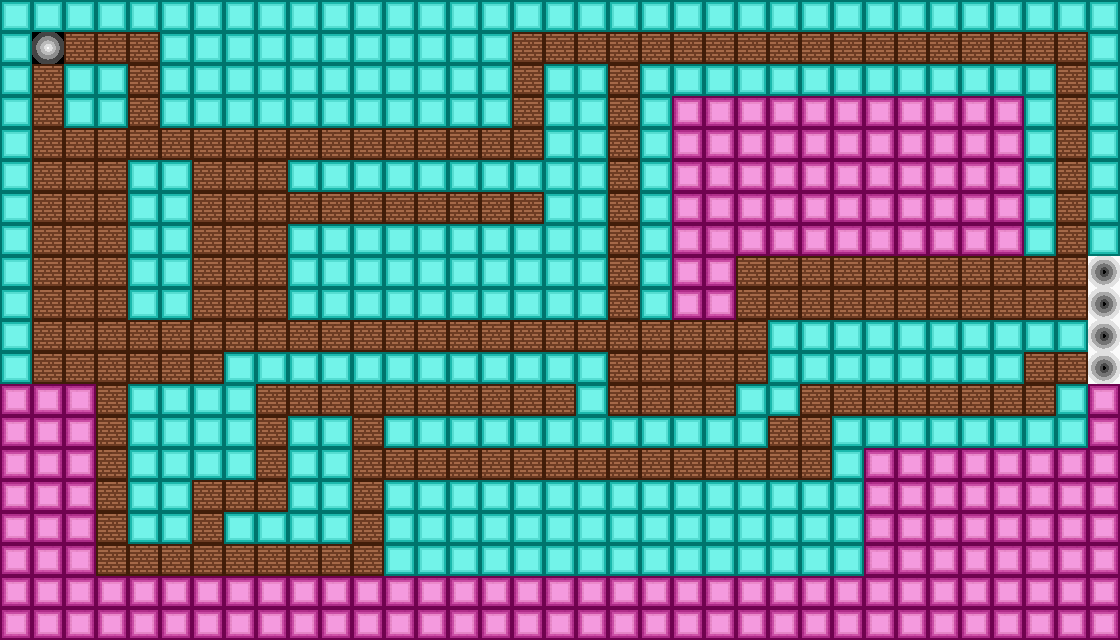

A level layout from a 2D game, rendered from its tile map. Below: a short description, then the map file with its tile-grid data intact:
An orthogonal 35x20 tile map with 32x32 px tiles, 4 tile layers (Bg, Char, Obj, Goal).

<map version="1.2" tiledversion="1.3.4" orientation="orthogonal" renderorder="right-down" width="35" height="20" tilewidth="32" tileheight="32" infinite="0" nextlayerid="6" nextobjectid="1">
 <tileset firstgid="1" source="Tile.tsx" />
 <layer id="1" name="Bg" width="35" height="20">
  <data encoding="csv">
3,3,3,3,3,3,3,3,3,3,3,3,3,3,3,3,3,3,3,3,3,3,3,3,3,3,3,3,3,3,3,3,3,3,3,
3,3,3,3,3,3,3,3,3,3,3,3,3,3,3,3,3,3,3,3,3,3,3,3,3,3,3,3,3,3,3,3,3,3,3,
3,3,3,3,3,3,3,3,3,3,3,3,3,3,3,3,3,3,3,3,3,3,3,3,3,3,3,3,3,3,3,3,3,3,3,
3,3,3,3,3,3,3,3,3,3,3,3,3,3,3,3,3,3,3,3,3,3,3,3,3,3,3,3,3,3,3,3,3,3,3,
3,3,3,3,3,3,3,3,3,3,3,3,3,3,3,3,3,3,3,3,3,3,3,3,3,3,3,3,3,3,3,3,3,3,3,
3,3,3,3,3,3,3,3,3,3,3,3,3,3,3,3,3,3,3,3,3,3,3,3,3,3,3,3,3,3,3,3,3,3,3,
3,3,3,3,3,3,3,3,3,3,3,3,3,3,3,3,3,3,3,3,3,3,3,3,3,3,3,3,3,3,3,3,3,3,3,
3,3,3,3,3,3,3,3,3,3,3,3,3,3,3,3,3,3,3,3,3,3,3,3,3,3,3,3,3,3,3,3,3,3,3,
3,3,3,3,3,3,3,3,3,3,3,3,3,3,3,3,3,3,3,3,3,3,3,3,3,3,3,3,3,3,3,3,3,3,3,
3,3,3,3,3,3,3,3,3,3,3,3,3,3,3,3,3,3,3,3,3,3,3,3,3,3,3,3,3,3,3,3,3,3,3,
3,3,3,3,3,3,3,3,3,3,3,3,3,3,3,3,3,3,3,3,3,3,3,3,3,3,3,3,3,3,3,3,3,3,3,
3,3,3,3,3,3,3,3,3,3,3,3,3,3,3,3,3,3,3,3,3,3,3,3,3,3,3,3,3,3,3,3,3,3,3,
3,3,3,3,3,3,3,3,3,3,3,3,3,3,3,3,3,3,3,3,3,3,3,3,3,3,3,3,3,3,3,3,3,3,3,
3,3,3,3,3,3,3,3,3,3,3,3,3,3,3,3,3,3,3,3,3,3,3,3,3,3,3,3,3,3,3,3,3,3,3,
3,3,3,3,3,3,3,3,3,3,3,3,3,3,3,3,3,3,3,3,3,3,3,3,3,3,3,3,3,3,3,3,3,3,3,
3,3,3,3,3,3,3,3,3,3,3,3,3,3,3,3,3,3,3,3,3,3,3,3,3,3,3,3,3,3,3,3,3,3,3,
3,3,3,3,3,3,3,3,3,3,3,3,3,3,3,3,3,3,3,3,3,3,3,3,3,3,3,3,3,3,3,3,3,3,3,
3,3,3,3,3,3,3,3,3,3,3,3,3,3,3,3,3,3,3,3,3,3,3,3,3,3,3,3,3,3,3,3,3,3,3,
3,3,3,3,3,3,3,3,3,3,3,3,3,3,3,3,3,3,3,3,3,3,3,3,3,3,3,3,3,3,3,3,3,3,3,
3,3,3,3,3,3,3,3,3,3,3,3,3,3,3,3,3,3,3,3,3,3,3,3,3,3,3,3,3,3,3,3,3,3,3
</data>
 </layer>
 <layer id="5" name="Char" width="35" height="20">
  <data encoding="csv">
0,0,0,0,0,0,0,0,0,0,0,0,0,0,0,0,0,0,0,0,0,0,0,0,0,0,0,0,0,0,0,0,0,0,0,
0,9,0,0,0,0,0,0,0,0,0,0,0,0,0,0,0,0,0,0,0,0,0,0,0,0,0,0,0,0,0,0,0,0,0,
0,0,0,0,0,0,0,0,0,0,0,0,0,0,0,0,0,0,0,0,0,0,0,0,0,0,0,0,0,0,0,0,0,0,0,
0,0,0,0,0,0,0,0,0,0,0,0,0,0,0,0,0,0,0,0,0,0,0,0,0,0,0,0,0,0,0,0,0,0,0,
0,0,0,0,0,0,0,0,0,0,0,0,0,0,0,0,0,0,0,0,0,0,0,0,0,0,0,0,0,0,0,0,0,0,0,
0,0,0,0,0,0,0,0,0,0,0,0,0,0,0,0,0,0,0,0,0,0,0,0,0,0,0,0,0,0,0,0,0,0,0,
0,0,0,0,0,0,0,0,0,0,0,0,0,0,0,0,0,0,0,0,0,0,0,0,0,0,0,0,0,0,0,0,0,0,0,
0,0,0,0,0,0,0,0,0,0,0,0,0,0,0,0,0,0,0,0,0,0,0,0,0,0,0,0,0,0,0,0,0,0,0,
0,0,0,0,0,0,0,0,0,0,0,0,0,0,0,0,0,0,0,0,0,0,0,0,0,0,0,0,0,0,0,0,0,0,0,
0,0,0,0,0,0,0,0,0,0,0,0,0,0,0,0,0,0,0,0,0,0,0,0,0,0,0,0,0,0,0,0,0,0,0,
0,0,0,0,0,0,0,0,0,0,0,0,0,0,0,0,0,0,0,0,0,0,0,0,0,0,0,0,0,0,0,0,0,0,0,
0,0,0,0,0,0,0,0,0,0,0,0,0,0,0,0,0,0,0,0,0,0,0,0,0,0,0,0,0,0,0,0,0,0,0,
0,0,0,0,0,0,0,0,0,0,0,0,0,0,0,0,0,0,0,0,0,0,0,0,0,0,0,0,0,0,0,0,0,0,0,
0,0,0,0,0,0,0,0,0,0,0,0,0,0,0,0,0,0,0,0,0,0,0,0,0,0,0,0,0,0,0,0,0,0,0,
0,0,0,0,0,0,0,0,0,0,0,0,0,0,0,0,0,0,0,0,0,0,0,0,0,0,0,0,0,0,0,0,0,0,0,
0,0,0,0,0,0,0,0,0,0,0,0,0,0,0,0,0,0,0,0,0,0,0,0,0,0,0,0,0,0,0,0,0,0,0,
0,0,0,0,0,0,0,0,0,0,0,0,0,0,0,0,0,0,0,0,0,0,0,0,0,0,0,0,0,0,0,0,0,0,0,
0,0,0,0,0,0,0,0,0,0,0,0,0,0,0,0,0,0,0,0,0,0,0,0,0,0,0,0,0,0,0,0,0,0,0,
0,0,0,0,0,0,0,0,0,0,0,0,0,0,0,0,0,0,0,0,0,0,0,0,0,0,0,0,0,0,0,0,0,0,0,
0,0,0,0,0,0,0,0,0,0,0,0,0,0,0,0,0,0,0,0,0,0,0,0,0,0,0,0,0,0,0,0,0,0,0
</data>
 </layer>
 <layer id="2" name="Obj" width="35" height="20">
  <data encoding="csv">
1,1,1,1,1,1,1,1,1,1,1,1,1,1,1,1,1,1,1,1,1,1,1,1,1,1,1,1,1,1,1,1,1,1,1,
1,0,0,0,0,1,1,1,1,1,1,1,1,1,1,1,0,0,0,0,0,0,0,0,0,0,0,0,0,0,0,0,0,0,1,
1,0,1,1,0,1,1,1,1,1,1,1,1,1,1,1,0,1,1,0,1,1,1,1,1,1,1,1,1,1,1,1,1,0,1,
1,0,1,1,0,1,1,1,1,1,1,1,1,1,1,1,0,1,1,0,1,2,2,2,2,2,2,2,2,2,2,2,1,0,1,
1,0,0,0,0,0,0,0,0,0,0,0,0,0,0,0,0,1,1,0,1,2,2,2,2,2,2,2,2,2,2,2,1,0,1,
1,0,0,0,1,1,0,0,0,1,1,1,1,1,1,1,1,1,1,0,1,2,2,2,2,2,2,2,2,2,2,2,1,0,1,
1,0,0,0,1,1,0,0,0,0,0,0,0,0,0,0,0,1,1,0,1,2,2,2,2,2,2,2,2,2,2,2,1,0,1,
1,0,0,0,1,1,0,0,0,1,1,1,1,1,1,1,1,1,1,0,1,2,2,2,2,2,2,2,2,2,2,2,1,0,1,
1,0,0,0,1,1,0,0,0,1,1,1,1,1,1,1,1,1,1,0,1,2,2,0,0,0,0,0,0,0,0,0,0,0,0,
1,0,0,0,1,1,0,0,0,1,1,1,1,1,1,1,1,1,1,0,1,2,2,0,0,0,0,0,0,0,0,0,0,0,0,
1,0,0,0,0,0,0,0,0,0,0,0,0,0,0,0,0,0,0,0,0,0,0,0,1,1,1,1,1,1,1,1,1,1,0,
1,0,0,0,0,0,0,1,1,1,1,1,1,1,1,1,1,1,1,0,0,0,0,0,1,1,1,1,1,1,1,1,0,0,0,
2,2,2,0,1,1,1,1,0,0,0,0,0,0,0,0,0,0,1,0,0,0,0,1,1,0,0,0,0,0,0,0,0,1,2,
2,2,2,0,1,1,1,1,0,1,1,0,1,1,1,1,1,1,1,1,1,1,1,1,0,0,1,1,1,1,1,1,1,1,2,
2,2,2,0,1,1,1,1,0,1,1,0,0,0,0,0,0,0,0,0,0,0,0,0,0,0,1,2,2,2,2,2,2,2,2,
2,2,2,0,1,1,0,0,0,1,1,0,1,1,1,1,1,1,1,1,1,1,1,1,1,1,1,2,2,2,2,2,2,2,2,
2,2,2,0,1,1,0,1,1,1,1,0,1,1,1,1,1,1,1,1,1,1,1,1,1,1,1,2,2,2,2,2,2,2,2,
2,2,2,0,0,0,0,0,0,0,0,0,1,1,1,1,1,1,1,1,1,1,1,1,1,1,1,2,2,2,2,2,2,2,2,
2,2,2,2,2,2,2,2,2,2,2,2,2,2,2,2,2,2,2,2,2,2,2,2,2,2,2,2,2,2,2,2,2,2,2,
2,2,2,2,2,2,2,2,2,2,2,2,2,2,2,2,2,2,2,2,2,2,2,2,2,2,2,2,2,2,2,2,2,2,2
</data>
 </layer>
 <layer id="4" name="Goal" width="35" height="20">
  <data encoding="csv">
0,0,0,0,0,0,0,0,0,0,0,0,0,0,0,0,0,0,0,0,0,0,0,0,0,0,0,0,0,0,0,0,0,0,0,
0,0,0,0,0,0,0,0,0,0,0,0,0,0,0,0,0,0,0,0,0,0,0,0,0,0,0,0,0,0,0,0,0,0,0,
0,0,0,0,0,0,0,0,0,0,0,0,0,0,0,0,0,0,0,0,0,0,0,0,0,0,0,0,0,0,0,0,0,0,0,
0,0,0,0,0,0,0,0,0,0,0,0,0,0,0,0,0,0,0,0,0,0,0,0,0,0,0,0,0,0,0,0,0,0,0,
0,0,0,0,0,0,0,0,0,0,0,0,0,0,0,0,0,0,0,0,0,0,0,0,0,0,0,0,0,0,0,0,0,0,0,
0,0,0,0,0,0,0,0,0,0,0,0,0,0,0,0,0,0,0,0,0,0,0,0,0,0,0,0,0,0,0,0,0,0,0,
0,0,0,0,0,0,0,0,0,0,0,0,0,0,0,0,0,0,0,0,0,0,0,0,0,0,0,0,0,0,0,0,0,0,0,
0,0,0,0,0,0,0,0,0,0,0,0,0,0,0,0,0,0,0,0,0,0,0,0,0,0,0,0,0,0,0,0,0,0,0,
0,0,0,0,0,0,0,0,0,0,0,0,0,0,0,0,0,0,0,0,0,0,0,0,0,0,0,0,0,0,0,0,0,0,13,
0,0,0,0,0,0,0,0,0,0,0,0,0,0,0,0,0,0,0,0,0,0,0,0,0,0,0,0,0,0,0,0,0,0,13,
0,0,0,0,0,0,0,0,0,0,0,0,0,0,0,0,0,0,0,0,0,0,0,0,0,0,0,0,0,0,0,0,0,0,13,
0,0,0,0,0,0,0,0,0,0,0,0,0,0,0,0,0,0,0,0,0,0,0,0,0,0,0,0,0,0,0,0,0,0,13,
0,0,0,0,0,0,0,0,0,0,0,0,0,0,0,0,0,0,0,0,0,0,0,0,0,0,0,0,0,0,0,0,0,0,0,
0,0,0,0,0,0,0,0,0,0,0,0,0,0,0,0,0,0,0,0,0,0,0,0,0,0,0,0,0,0,0,0,0,0,0,
0,0,0,0,0,0,0,0,0,0,0,0,0,0,0,0,0,0,0,0,0,0,0,0,0,0,0,0,0,0,0,0,0,0,0,
0,0,0,0,0,0,0,0,0,0,0,0,0,0,0,0,0,0,0,0,0,0,0,0,0,0,0,0,0,0,0,0,0,0,0,
0,0,0,0,0,0,0,0,0,0,0,0,0,0,0,0,0,0,0,0,0,0,0,0,0,0,0,0,0,0,0,0,0,0,0,
0,0,0,0,0,0,0,0,0,0,0,0,0,0,0,0,0,0,0,0,0,0,0,0,0,0,0,0,0,0,0,0,0,0,0,
0,0,0,0,0,0,0,0,0,0,0,0,0,0,0,0,0,0,0,0,0,0,0,0,0,0,0,0,0,0,0,0,0,0,0,
0,0,0,0,0,0,0,0,0,0,0,0,0,0,0,0,0,0,0,0,0,0,0,0,0,0,0,0,0,0,0,0,0,0,0
</data>
 </layer>
</map>
